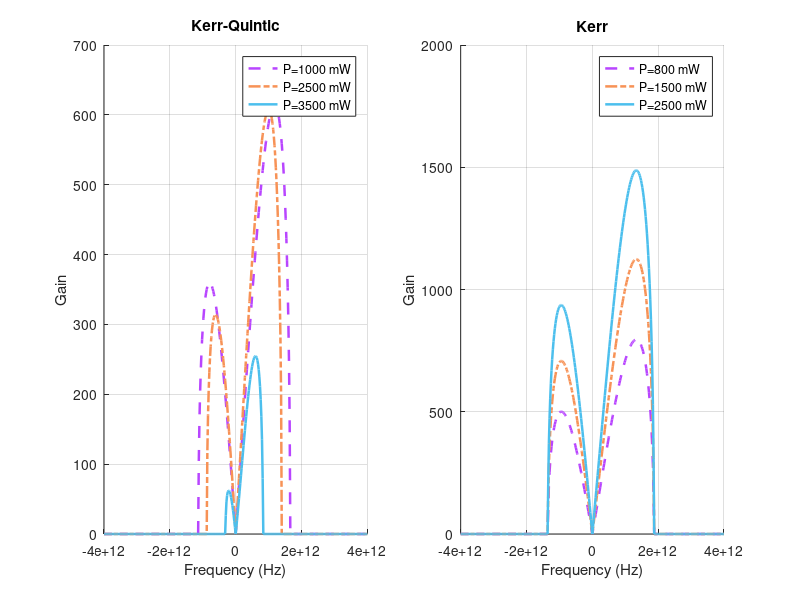

MATLAB code to generate this figure: (Note: this script raises an error after producing the figure.)
clear; close all;

p = linspace(-400e10, 400e10, 401);

gamma = 2686;
beta2 = 5.799845e-24;
beta3 = 1.2e-36;
beta4 = -2.3e-48;
Q = 2e-11;

power_levels = [10000, 20000, 35000];
power_labels_kq = {'P=1000 mW', 'P=2500 mW', 'P=3500 mW'};
power_labels_k = {'P=800 mW', 'P=1500 mW', 'P=2500 mW'};

colors = [
    0.72, 0.27, 1.0;
    0.9667, 0.5725, 0.3372;
    0.30, 0.75, 0.93;
];

figure('Position', [100, 100, 1000, 400]);

beta_term = beta2.*(p).^2 + beta3.*(p).^3 + beta4.*(p).^4;

subplot(1, 2, 1);
hold on;

for i = 1:length(power_levels)
    r = power_levels(i) * 1e-3;
    
    G_quintic = 2 * sqrt(real(gamma*r*beta_term - 0.25*(beta2*p.^2).^2 - (r^2)*(p).^2*(Q)^2));
    
    if i == 3
        plot(p, real(G_quintic), 'LineWidth', 1.8, 'Color', colors(i,:));
    elseif i == 2
        plot(p, real(G_quintic), '-.', 'LineWidth', 1.8, 'Color', colors(i,:));
    else
        plot(p, real(G_quintic), '--', 'LineWidth', 1.8, 'Color', colors(i,:));
    end
end

xlabel('Frequency (Hz)');
ylabel('Gain');
title('Kerr-Quintic');
grid on;
legend(power_labels_kq, 'Location', 'best');

subplot(1, 2, 2);
hold on;

for i = 1:length(power_levels)
    r = power_levels(i) * 1e-3;
    
    G_kerr = 2 * sqrt(real(gamma*r*beta_term - 0.25*(beta2*p.^2).^2));
    
    if i == 3
        plot(p, real(G_kerr), 'LineWidth', 1.8, 'Color', colors(i,:));
    elseif i == 2
        plot(p, real(G_kerr), '-.', 'LineWidth', 1.8, 'Color', colors(i,:));
    else
        plot(p, real(G_kerr), '--', 'LineWidth', 1.8, 'Color', colors(i,:));
    end
end

xlabel('Frequency (Hz)');
ylabel('Gain');
title('Kerr');
grid on;
legend(power_labels_k, 'Location', 'best');

sgtitle('Gain Spectrum Analysis with Higher-Order Dispersion Effects');
set(gcf, 'Color', 'white');

param_text = sprintf('\\beta_2 = %.2e, \\beta_3 = %.2e, \\beta_4 = %.2e', beta2, beta3, beta4);
annotation('textbox', [0.02, 0.02, 0.4, 0.05], 'String', param_text, 'EdgeColor', 'none');
